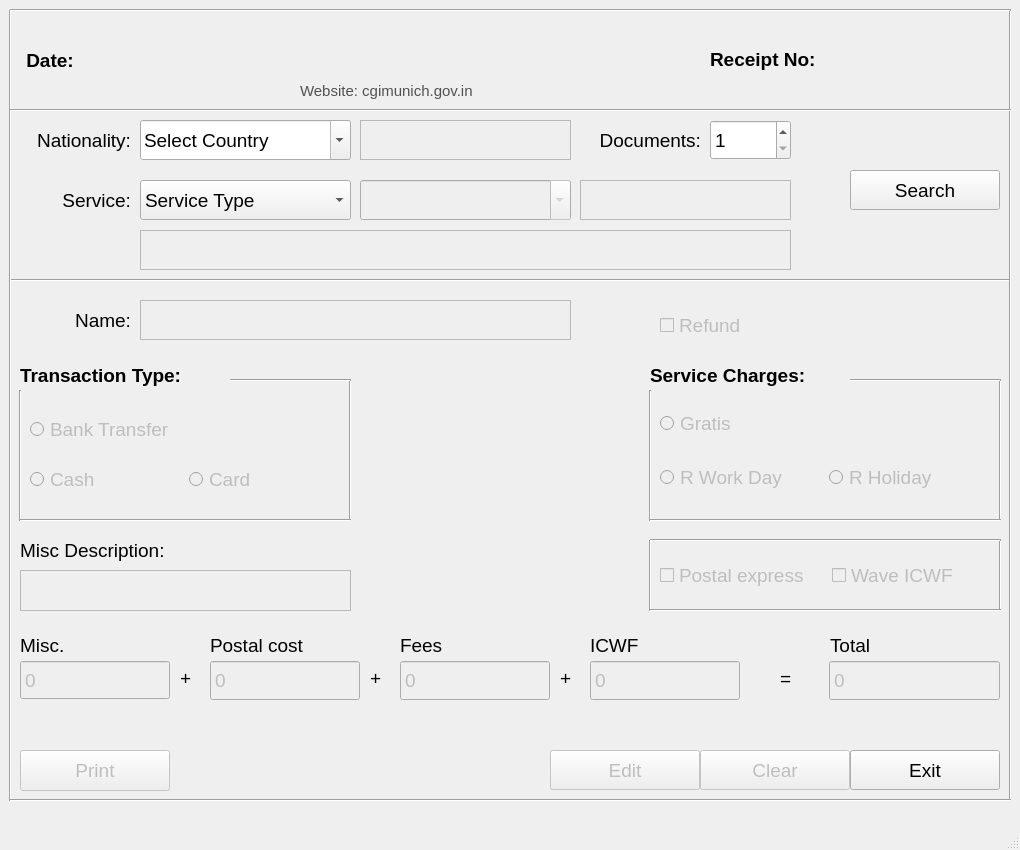
<?xml version="1.0" encoding="UTF-8"?>
<ui version="4.0">
 <class>MainWindow</class>
 <widget class="QMainWindow" name="MainWindow">
  <property name="enabled">
   <bool>true</bool>
  </property>
  <property name="geometry">
   <rect>
    <x>0</x>
    <y>0</y>
    <width>1020</width>
    <height>850</height>
   </rect>
  </property>
  <property name="sizePolicy">
   <sizepolicy hsizetype="Fixed" vsizetype="Fixed">
    <horstretch>0</horstretch>
    <verstretch>0</verstretch>
   </sizepolicy>
  </property>
  <property name="minimumSize">
   <size>
    <width>1020</width>
    <height>850</height>
   </size>
  </property>
  <property name="maximumSize">
   <size>
    <width>1020</width>
    <height>850</height>
   </size>
  </property>
  <property name="font">
   <font>
    <pointsize>14</pointsize>
   </font>
  </property>
  <property name="windowTitle">
   <string>CGI Munich</string>
  </property>
  <property name="inputMethodHints">
   <set>Qt::ImhMultiLine</set>
  </property>
  <widget class="QWidget" name="centralwidget">
   <widget class="QPushButton" name="prnt_btn">
    <property name="enabled">
     <bool>false</bool>
    </property>
    <property name="geometry">
     <rect>
      <x>20</x>
      <y>750</y>
      <width>150</width>
      <height>41</height>
     </rect>
    </property>
    <property name="sizePolicy">
     <sizepolicy hsizetype="Minimum" vsizetype="Fixed">
      <horstretch>0</horstretch>
      <verstretch>0</verstretch>
     </sizepolicy>
    </property>
    <property name="font">
     <font>
      <family>Arial</family>
      <pointsize>14</pointsize>
     </font>
    </property>
    <property name="text">
     <string>Print</string>
    </property>
   </widget>
   <widget class="QPushButton" name="save_btn">
    <property name="enabled">
     <bool>false</bool>
    </property>
    <property name="geometry">
     <rect>
      <x>550</x>
      <y>750</y>
      <width>150</width>
      <height>40</height>
     </rect>
    </property>
    <property name="sizePolicy">
     <sizepolicy hsizetype="Minimum" vsizetype="Expanding">
      <horstretch>0</horstretch>
      <verstretch>0</verstretch>
     </sizepolicy>
    </property>
    <property name="font">
     <font>
      <family>Arial</family>
      <pointsize>14</pointsize>
     </font>
    </property>
    <property name="text">
     <string>Save</string>
    </property>
   </widget>
   <widget class="QPushButton" name="clear_btn">
    <property name="enabled">
     <bool>false</bool>
    </property>
    <property name="geometry">
     <rect>
      <x>700</x>
      <y>750</y>
      <width>150</width>
      <height>40</height>
     </rect>
    </property>
    <property name="sizePolicy">
     <sizepolicy hsizetype="Minimum" vsizetype="Fixed">
      <horstretch>0</horstretch>
      <verstretch>0</verstretch>
     </sizepolicy>
    </property>
    <property name="font">
     <font>
      <family>Arial</family>
      <pointsize>14</pointsize>
     </font>
    </property>
    <property name="text">
     <string>Clear</string>
    </property>
   </widget>
   <widget class="QWidget" name="horizontalLayoutWidget_2">
    <property name="geometry">
     <rect>
      <x>710</x>
      <y>19</y>
      <width>291</width>
      <height>81</height>
     </rect>
    </property>
    <layout class="QHBoxLayout" name="horizontalLayout_2">
     <item>
      <widget class="QLabel" name="receipt_lbl">
       <property name="font">
        <font>
         <family>Arial</family>
         <pointsize>14</pointsize>
         <weight>75</weight>
         <bold>true</bold>
        </font>
       </property>
       <property name="text">
        <string>Receipt No:</string>
       </property>
      </widget>
     </item>
     <item>
      <widget class="QLabel" name="rcpt_entry">
       <property name="text">
        <string/>
       </property>
      </widget>
     </item>
    </layout>
   </widget>
   <widget class="Line" name="line">
    <property name="geometry">
     <rect>
      <x>10</x>
      <y>270</y>
      <width>1001</width>
      <height>20</height>
     </rect>
    </property>
    <property name="orientation">
     <enum>Qt::Horizontal</enum>
    </property>
   </widget>
   <widget class="Line" name="line_8">
    <property name="geometry">
     <rect>
      <x>10</x>
      <y>390</y>
      <width>20</width>
      <height>131</height>
     </rect>
    </property>
    <property name="orientation">
     <enum>Qt::Vertical</enum>
    </property>
   </widget>
   <widget class="Line" name="line_9">
    <property name="geometry">
     <rect>
      <x>340</x>
      <y>380</y>
      <width>20</width>
      <height>141</height>
     </rect>
    </property>
    <property name="orientation">
     <enum>Qt::Vertical</enum>
    </property>
   </widget>
   <widget class="Line" name="line_10">
    <property name="geometry">
     <rect>
      <x>20</x>
      <y>510</y>
      <width>331</width>
      <height>20</height>
     </rect>
    </property>
    <property name="orientation">
     <enum>Qt::Horizontal</enum>
    </property>
   </widget>
   <widget class="QLabel" name="trns_lbl">
    <property name="geometry">
     <rect>
      <x>20</x>
      <y>360</y>
      <width>211</width>
      <height>31</height>
     </rect>
    </property>
    <property name="font">
     <font>
      <family>Arial</family>
      <weight>75</weight>
      <bold>true</bold>
     </font>
    </property>
    <property name="text">
     <string>Transaction Type:</string>
    </property>
   </widget>
   <widget class="QLabel" name="srvc_chrg_lbl">
    <property name="geometry">
     <rect>
      <x>650</x>
      <y>360</y>
      <width>201</width>
      <height>31</height>
     </rect>
    </property>
    <property name="font">
     <font>
      <family>Arial</family>
      <pointsize>14</pointsize>
      <weight>75</weight>
      <bold>true</bold>
     </font>
    </property>
    <property name="text">
     <string>Service Charges:</string>
    </property>
   </widget>
   <widget class="Line" name="line_11">
    <property name="geometry">
     <rect>
      <x>230</x>
      <y>370</y>
      <width>121</width>
      <height>20</height>
     </rect>
    </property>
    <property name="orientation">
     <enum>Qt::Horizontal</enum>
    </property>
   </widget>
   <widget class="QLabel" name="name_lbl">
    <property name="geometry">
     <rect>
      <x>10</x>
      <y>300</y>
      <width>121</width>
      <height>41</height>
     </rect>
    </property>
    <property name="font">
     <font>
      <family>Arial</family>
     </font>
    </property>
    <property name="text">
     <string>Name:</string>
    </property>
    <property name="alignment">
     <set>Qt::AlignRight|Qt::AlignTrailing|Qt::AlignVCenter</set>
    </property>
   </widget>
   <widget class="QTextEdit" name="name_edt">
    <property name="enabled">
     <bool>false</bool>
    </property>
    <property name="geometry">
     <rect>
      <x>140</x>
      <y>300</y>
      <width>431</width>
      <height>40</height>
     </rect>
    </property>
    <property name="inputMethodHints">
     <set>Qt::ImhMultiLine</set>
    </property>
    <property name="verticalScrollBarPolicy">
     <enum>Qt::ScrollBarAlwaysOff</enum>
    </property>
    <property name="horizontalScrollBarPolicy">
     <enum>Qt::ScrollBarAlwaysOff</enum>
    </property>
    <property name="lineWrapMode">
     <enum>QTextEdit::NoWrap</enum>
    </property>
   </widget>
   <widget class="QLabel" name="srvc_lbl">
    <property name="geometry">
     <rect>
      <x>10</x>
      <y>180</y>
      <width>121</width>
      <height>41</height>
     </rect>
    </property>
    <property name="font">
     <font>
      <family>Arial</family>
     </font>
    </property>
    <property name="text">
     <string>Service:</string>
    </property>
    <property name="alignment">
     <set>Qt::AlignRight|Qt::AlignTrailing|Qt::AlignVCenter</set>
    </property>
   </widget>
   <widget class="QComboBox" name="srvc_cbx">
    <property name="enabled">
     <bool>false</bool>
    </property>
    <property name="geometry">
     <rect>
      <x>360</x>
      <y>180</y>
      <width>211</width>
      <height>40</height>
     </rect>
    </property>
    <property name="editable">
     <bool>true</bool>
    </property>
   </widget>
   <widget class="QLabel" name="doc_lbl">
    <property name="geometry">
     <rect>
      <x>580</x>
      <y>120</y>
      <width>121</width>
      <height>41</height>
     </rect>
    </property>
    <property name="font">
     <font>
      <family>Arial</family>
      <pointsize>14</pointsize>
     </font>
    </property>
    <property name="text">
     <string>Documents:</string>
    </property>
    <property name="alignment">
     <set>Qt::AlignRight|Qt::AlignTrailing|Qt::AlignVCenter</set>
    </property>
   </widget>
   <widget class="QLabel" name="label_3">
    <property name="geometry">
     <rect>
      <x>10</x>
      <y>120</y>
      <width>121</width>
      <height>41</height>
     </rect>
    </property>
    <property name="font">
     <font>
      <family>Arial</family>
     </font>
    </property>
    <property name="text">
     <string>Nationality:</string>
    </property>
    <property name="alignment">
     <set>Qt::AlignRight|Qt::AlignTrailing|Qt::AlignVCenter</set>
    </property>
   </widget>
   <widget class="QComboBox" name="nat_cbx">
    <property name="geometry">
     <rect>
      <x>140</x>
      <y>120</y>
      <width>211</width>
      <height>40</height>
     </rect>
    </property>
    <property name="editable">
     <bool>true</bool>
    </property>
    <item>
     <property name="text">
      <string>Select Country</string>
     </property>
    </item>
    <item>
     <property name="text">
      <string>Other</string>
     </property>
    </item>
   </widget>
   <widget class="Line" name="line_12">
    <property name="geometry">
     <rect>
      <x>990</x>
      <y>380</y>
      <width>20</width>
      <height>141</height>
     </rect>
    </property>
    <property name="orientation">
     <enum>Qt::Vertical</enum>
    </property>
   </widget>
   <widget class="Line" name="line_13">
    <property name="geometry">
     <rect>
      <x>640</x>
      <y>390</y>
      <width>20</width>
      <height>131</height>
     </rect>
    </property>
    <property name="orientation">
     <enum>Qt::Vertical</enum>
    </property>
   </widget>
   <widget class="Line" name="line_14">
    <property name="geometry">
     <rect>
      <x>650</x>
      <y>510</y>
      <width>351</width>
      <height>20</height>
     </rect>
    </property>
    <property name="orientation">
     <enum>Qt::Horizontal</enum>
    </property>
   </widget>
   <widget class="Line" name="line_15">
    <property name="geometry">
     <rect>
      <x>850</x>
      <y>370</y>
      <width>151</width>
      <height>20</height>
     </rect>
    </property>
    <property name="orientation">
     <enum>Qt::Horizontal</enum>
    </property>
   </widget>
   <widget class="Line" name="line_2">
    <property name="geometry">
     <rect>
      <x>0</x>
      <y>10</y>
      <width>20</width>
      <height>791</height>
     </rect>
    </property>
    <property name="orientation">
     <enum>Qt::Vertical</enum>
    </property>
   </widget>
   <widget class="Line" name="line_3">
    <property name="geometry">
     <rect>
      <x>1000</x>
      <y>10</y>
      <width>20</width>
      <height>791</height>
     </rect>
    </property>
    <property name="orientation">
     <enum>Qt::Vertical</enum>
    </property>
   </widget>
   <widget class="Line" name="line_4">
    <property name="geometry">
     <rect>
      <x>10</x>
      <y>790</y>
      <width>1001</width>
      <height>20</height>
     </rect>
    </property>
    <property name="orientation">
     <enum>Qt::Horizontal</enum>
    </property>
   </widget>
   <widget class="Line" name="line_16">
    <property name="geometry">
     <rect>
      <x>10</x>
      <y>0</y>
      <width>1001</width>
      <height>20</height>
     </rect>
    </property>
    <property name="orientation">
     <enum>Qt::Horizontal</enum>
    </property>
   </widget>
   <widget class="QLabel" name="total_lbl">
    <property name="geometry">
     <rect>
      <x>830</x>
      <y>630</y>
      <width>51</width>
      <height>31</height>
     </rect>
    </property>
    <property name="font">
     <font>
      <family>Arial</family>
      <pointsize>14</pointsize>
     </font>
    </property>
    <property name="text">
     <string>Total</string>
    </property>
   </widget>
   <widget class="QLabel" name="post_lbl">
    <property name="geometry">
     <rect>
      <x>210</x>
      <y>630</y>
      <width>121</width>
      <height>31</height>
     </rect>
    </property>
    <property name="font">
     <font>
      <family>Arial</family>
      <pointsize>14</pointsize>
     </font>
    </property>
    <property name="text">
     <string>Postal cost</string>
    </property>
   </widget>
   <widget class="QLabel" name="misc_lbl">
    <property name="geometry">
     <rect>
      <x>20</x>
      <y>630</y>
      <width>101</width>
      <height>31</height>
     </rect>
    </property>
    <property name="font">
     <font>
      <family>Arial</family>
      <pointsize>14</pointsize>
     </font>
    </property>
    <property name="text">
     <string>Misc.</string>
    </property>
   </widget>
   <widget class="QLabel" name="icwf_lbl">
    <property name="geometry">
     <rect>
      <x>590</x>
      <y>630</y>
      <width>101</width>
      <height>31</height>
     </rect>
    </property>
    <property name="font">
     <font>
      <family>Arial</family>
      <pointsize>14</pointsize>
     </font>
    </property>
    <property name="text">
     <string>ICWF</string>
    </property>
   </widget>
   <widget class="QLabel" name="fees_lbl">
    <property name="geometry">
     <rect>
      <x>400</x>
      <y>630</y>
      <width>101</width>
      <height>31</height>
     </rect>
    </property>
    <property name="font">
     <font>
      <family>Arial</family>
      <pointsize>14</pointsize>
     </font>
    </property>
    <property name="text">
     <string>Fees</string>
    </property>
   </widget>
   <widget class="QTextEdit" name="other_entry">
    <property name="enabled">
     <bool>false</bool>
    </property>
    <property name="geometry">
     <rect>
      <x>20</x>
      <y>570</y>
      <width>331</width>
      <height>41</height>
     </rect>
    </property>
    <property name="verticalScrollBarPolicy">
     <enum>Qt::ScrollBarAlwaysOff</enum>
    </property>
    <property name="horizontalScrollBarPolicy">
     <enum>Qt::ScrollBarAlwaysOff</enum>
    </property>
   </widget>
   <widget class="QLabel" name="other_lbl">
    <property name="geometry">
     <rect>
      <x>20</x>
      <y>530</y>
      <width>181</width>
      <height>41</height>
     </rect>
    </property>
    <property name="font">
     <font>
      <family>Arial</family>
      <pointsize>14</pointsize>
     </font>
    </property>
    <property name="text">
     <string>Misc Description:</string>
    </property>
   </widget>
   <widget class="QWidget" name="horizontalLayoutWidget">
    <property name="geometry">
     <rect>
      <x>20</x>
      <y>20</y>
      <width>186</width>
      <height>80</height>
     </rect>
    </property>
    <layout class="QHBoxLayout" name="horizontalLayout">
     <item>
      <widget class="QLabel" name="date_lbl">
       <property name="sizePolicy">
        <sizepolicy hsizetype="Preferred" vsizetype="Preferred">
         <horstretch>1</horstretch>
         <verstretch>0</verstretch>
        </sizepolicy>
       </property>
       <property name="font">
        <font>
         <family>Arial</family>
         <pointsize>14</pointsize>
         <weight>75</weight>
         <bold>true</bold>
        </font>
       </property>
       <property name="text">
        <string>Date:</string>
       </property>
       <property name="alignment">
        <set>Qt::AlignCenter</set>
       </property>
      </widget>
     </item>
     <item>
      <widget class="QLabel" name="date_entry">
       <property name="sizePolicy">
        <sizepolicy hsizetype="Preferred" vsizetype="Preferred">
         <horstretch>2</horstretch>
         <verstretch>0</verstretch>
        </sizepolicy>
       </property>
       <property name="text">
        <string/>
       </property>
       <property name="alignment">
        <set>Qt::AlignLeading|Qt::AlignLeft|Qt::AlignVCenter</set>
       </property>
      </widget>
     </item>
    </layout>
   </widget>
   <widget class="QPushButton" name="srch_btn">
    <property name="geometry">
     <rect>
      <x>850</x>
      <y>170</y>
      <width>150</width>
      <height>40</height>
     </rect>
    </property>
    <property name="font">
     <font>
      <family>Arial</family>
     </font>
    </property>
    <property name="text">
     <string>Search</string>
    </property>
   </widget>
   <widget class="Line" name="line_6">
    <property name="geometry">
     <rect>
      <x>10</x>
      <y>100</y>
      <width>1001</width>
      <height>20</height>
     </rect>
    </property>
    <property name="orientation">
     <enum>Qt::Horizontal</enum>
    </property>
   </widget>
   <widget class="QTextEdit" name="srvc_entry">
    <property name="enabled">
     <bool>false</bool>
    </property>
    <property name="geometry">
     <rect>
      <x>140</x>
      <y>230</y>
      <width>651</width>
      <height>40</height>
     </rect>
    </property>
   </widget>
   <widget class="QLabel" name="label_10">
    <property name="geometry">
     <rect>
      <x>210</x>
      <y>10</y>
      <width>501</width>
      <height>71</height>
     </rect>
    </property>
    <property name="text">
     <string>&lt;html&gt;&lt;head/&gt;&lt;body&gt;&lt;p&gt;&lt;img src=&quot;:/logo/Munich_logo.png&quot;/&gt;&lt;/p&gt;&lt;/body&gt;&lt;/html&gt;</string>
    </property>
    <property name="alignment">
     <set>Qt::AlignCenter</set>
    </property>
   </widget>
   <widget class="QWidget" name="horizontalLayoutWidget_5">
    <property name="geometry">
     <rect>
      <x>660</x>
      <y>550</y>
      <width>337</width>
      <height>51</height>
     </rect>
    </property>
    <layout class="QHBoxLayout" name="post_waveicf_layout">
     <item>
      <widget class="QCheckBox" name="pExpress_chk">
       <property name="enabled">
        <bool>false</bool>
       </property>
       <property name="font">
        <font>
         <family>Arial</family>
        </font>
       </property>
       <property name="text">
        <string>Postal express</string>
       </property>
      </widget>
     </item>
     <item>
      <widget class="QCheckBox" name="wave_chk">
       <property name="enabled">
        <bool>false</bool>
       </property>
       <property name="font">
        <font>
         <family>Arial</family>
        </font>
       </property>
       <property name="text">
        <string>Wave ICWF</string>
       </property>
      </widget>
     </item>
    </layout>
   </widget>
   <widget class="QSpinBox" name="doc_entry">
    <property name="geometry">
     <rect>
      <x>710</x>
      <y>120</y>
      <width>81</width>
      <height>40</height>
     </rect>
    </property>
    <property name="minimum">
     <number>1</number>
    </property>
    <property name="maximum">
     <number>1000</number>
    </property>
   </widget>
   <widget class="QWidget" name="gridLayoutWidget">
    <property name="geometry">
     <rect>
      <x>660</x>
      <y>390</y>
      <width>331</width>
      <height>121</height>
     </rect>
    </property>
    <layout class="QGridLayout" name="gridLayout_2">
     <item row="1" column="0">
      <widget class="QRadioButton" name="Rwrkday_rbtn">
       <property name="enabled">
        <bool>false</bool>
       </property>
       <property name="font">
        <font>
         <family>Arial</family>
        </font>
       </property>
       <property name="text">
        <string>R Work Day</string>
       </property>
      </widget>
     </item>
     <item row="0" column="0">
      <widget class="QRadioButton" name="gratis_rbtn">
       <property name="enabled">
        <bool>false</bool>
       </property>
       <property name="font">
        <font>
         <family>Arial</family>
        </font>
       </property>
       <property name="text">
        <string>Gratis</string>
       </property>
      </widget>
     </item>
     <item row="1" column="1">
      <widget class="QRadioButton" name="Rholiday_rbtn">
       <property name="enabled">
        <bool>false</bool>
       </property>
       <property name="font">
        <font>
         <family>Arial</family>
        </font>
       </property>
       <property name="text">
        <string>R Holiday</string>
       </property>
      </widget>
     </item>
    </layout>
   </widget>
   <widget class="QPushButton" name="edt_btn">
    <property name="enabled">
     <bool>false</bool>
    </property>
    <property name="geometry">
     <rect>
      <x>550</x>
      <y>750</y>
      <width>150</width>
      <height>40</height>
     </rect>
    </property>
    <property name="font">
     <font>
      <family>Arial</family>
     </font>
    </property>
    <property name="text">
     <string>Edit</string>
    </property>
   </widget>
   <widget class="Line" name="line_5">
    <property name="geometry">
     <rect>
      <x>640</x>
      <y>540</y>
      <width>20</width>
      <height>71</height>
     </rect>
    </property>
    <property name="orientation">
     <enum>Qt::Vertical</enum>
    </property>
   </widget>
   <widget class="Line" name="line_7">
    <property name="geometry">
     <rect>
      <x>990</x>
      <y>540</y>
      <width>20</width>
      <height>71</height>
     </rect>
    </property>
    <property name="orientation">
     <enum>Qt::Vertical</enum>
    </property>
   </widget>
   <widget class="Line" name="line_17">
    <property name="geometry">
     <rect>
      <x>650</x>
      <y>530</y>
      <width>351</width>
      <height>20</height>
     </rect>
    </property>
    <property name="orientation">
     <enum>Qt::Horizontal</enum>
    </property>
   </widget>
   <widget class="Line" name="line_18">
    <property name="geometry">
     <rect>
      <x>650</x>
      <y>600</y>
      <width>351</width>
      <height>20</height>
     </rect>
    </property>
    <property name="orientation">
     <enum>Qt::Horizontal</enum>
    </property>
   </widget>
   <widget class="QComboBox" name="srvt_cbx">
    <property name="geometry">
     <rect>
      <x>140</x>
      <y>180</y>
      <width>211</width>
      <height>40</height>
     </rect>
    </property>
    <property name="editable">
     <bool>false</bool>
    </property>
    <item>
     <property name="text">
      <string>Service Type</string>
     </property>
    </item>
   </widget>
   <widget class="QWidget" name="gridLayoutWidget_2">
    <property name="geometry">
     <rect>
      <x>30</x>
      <y>400</y>
      <width>311</width>
      <height>111</height>
     </rect>
    </property>
    <layout class="QGridLayout" name="gridLayout_3">
     <item row="1" column="1">
      <widget class="QRadioButton" name="card_rbtn">
       <property name="enabled">
        <bool>false</bool>
       </property>
       <property name="font">
        <font>
         <family>Arial</family>
        </font>
       </property>
       <property name="text">
        <string>Card</string>
       </property>
      </widget>
     </item>
     <item row="1" column="0">
      <widget class="QRadioButton" name="cash_rbtn">
       <property name="enabled">
        <bool>false</bool>
       </property>
       <property name="font">
        <font>
         <family>Arial</family>
        </font>
       </property>
       <property name="text">
        <string>Cash</string>
       </property>
      </widget>
     </item>
     <item row="0" column="0">
      <widget class="QRadioButton" name="bank_rbtn">
       <property name="enabled">
        <bool>false</bool>
       </property>
       <property name="font">
        <font>
         <family>Arial</family>
        </font>
       </property>
       <property name="text">
        <string>Bank Transfer</string>
       </property>
      </widget>
     </item>
    </layout>
   </widget>
   <widget class="QLabel" name="email_id">
    <property name="geometry">
     <rect>
      <x>300</x>
      <y>80</y>
      <width>211</width>
      <height>21</height>
     </rect>
    </property>
    <property name="font">
     <font>
      <family>Arial</family>
      <pointsize>11</pointsize>
     </font>
    </property>
    <property name="styleSheet">
     <string notr="true">color: rgb(81, 81, 81);</string>
    </property>
    <property name="text">
     <string>Website: cgimunich.gov.in</string>
    </property>
    <property name="alignment">
     <set>Qt::AlignLeading|Qt::AlignLeft|Qt::AlignVCenter</set>
    </property>
   </widget>
   <widget class="QSpinBox" name="misc_entry">
    <property name="enabled">
     <bool>false</bool>
    </property>
    <property name="geometry">
     <rect>
      <x>20</x>
      <y>660</y>
      <width>150</width>
      <height>40</height>
     </rect>
    </property>
    <property name="buttonSymbols">
     <enum>QAbstractSpinBox::NoButtons</enum>
    </property>
    <property name="maximum">
     <number>9999</number>
    </property>
   </widget>
   <widget class="QSpinBox" name="postal_entry">
    <property name="enabled">
     <bool>false</bool>
    </property>
    <property name="geometry">
     <rect>
      <x>210</x>
      <y>660</y>
      <width>150</width>
      <height>41</height>
     </rect>
    </property>
    <property name="buttonSymbols">
     <enum>QAbstractSpinBox::NoButtons</enum>
    </property>
    <property name="maximum">
     <number>9999</number>
    </property>
   </widget>
   <widget class="QSpinBox" name="icwf_entry">
    <property name="enabled">
     <bool>false</bool>
    </property>
    <property name="geometry">
     <rect>
      <x>590</x>
      <y>660</y>
      <width>150</width>
      <height>41</height>
     </rect>
    </property>
    <property name="buttonSymbols">
     <enum>QAbstractSpinBox::NoButtons</enum>
    </property>
    <property name="maximum">
     <number>9999</number>
    </property>
   </widget>
   <widget class="QSpinBox" name="fees_entry">
    <property name="enabled">
     <bool>false</bool>
    </property>
    <property name="geometry">
     <rect>
      <x>400</x>
      <y>660</y>
      <width>150</width>
      <height>41</height>
     </rect>
    </property>
    <property name="buttonSymbols">
     <enum>QAbstractSpinBox::NoButtons</enum>
    </property>
    <property name="maximum">
     <number>9999</number>
    </property>
   </widget>
   <widget class="QSpinBox" name="total_entry">
    <property name="enabled">
     <bool>false</bool>
    </property>
    <property name="geometry">
     <rect>
      <x>829</x>
      <y>660</y>
      <width>171</width>
      <height>41</height>
     </rect>
    </property>
    <property name="buttonSymbols">
     <enum>QAbstractSpinBox::NoButtons</enum>
    </property>
    <property name="maximum">
     <number>9999</number>
    </property>
   </widget>
   <widget class="QTextEdit" name="sp_visa_entry">
    <property name="enabled">
     <bool>false</bool>
    </property>
    <property name="geometry">
     <rect>
      <x>580</x>
      <y>180</y>
      <width>211</width>
      <height>40</height>
     </rect>
    </property>
    <property name="verticalScrollBarPolicy">
     <enum>Qt::ScrollBarAlwaysOff</enum>
    </property>
    <property name="horizontalScrollBarPolicy">
     <enum>Qt::ScrollBarAlwaysOff</enum>
    </property>
   </widget>
   <widget class="QTextEdit" name="ctry_entry">
    <property name="enabled">
     <bool>false</bool>
    </property>
    <property name="geometry">
     <rect>
      <x>360</x>
      <y>120</y>
      <width>211</width>
      <height>40</height>
     </rect>
    </property>
    <property name="verticalScrollBarPolicy">
     <enum>Qt::ScrollBarAlwaysOff</enum>
    </property>
    <property name="horizontalScrollBarPolicy">
     <enum>Qt::ScrollBarAlwaysOff</enum>
    </property>
   </widget>
   <widget class="QPushButton" name="exit_btn">
    <property name="geometry">
     <rect>
      <x>850</x>
      <y>750</y>
      <width>150</width>
      <height>40</height>
     </rect>
    </property>
    <property name="text">
     <string>Exit</string>
    </property>
   </widget>
   <widget class="QLabel" name="plus">
    <property name="geometry">
     <rect>
      <x>180</x>
      <y>670</y>
      <width>21</width>
      <height>16</height>
     </rect>
    </property>
    <property name="text">
     <string>+</string>
    </property>
   </widget>
   <widget class="QLabel" name="plus_2">
    <property name="geometry">
     <rect>
      <x>370</x>
      <y>670</y>
      <width>21</width>
      <height>16</height>
     </rect>
    </property>
    <property name="text">
     <string>+</string>
    </property>
   </widget>
   <widget class="QLabel" name="plus_3">
    <property name="geometry">
     <rect>
      <x>560</x>
      <y>670</y>
      <width>21</width>
      <height>16</height>
     </rect>
    </property>
    <property name="text">
     <string>+</string>
    </property>
   </widget>
   <widget class="QLabel" name="equal">
    <property name="geometry">
     <rect>
      <x>780</x>
      <y>670</y>
      <width>21</width>
      <height>16</height>
     </rect>
    </property>
    <property name="text">
     <string>=</string>
    </property>
   </widget>
   <widget class="QCheckBox" name="rfund_rbtn">
    <property name="enabled">
     <bool>false</bool>
    </property>
    <property name="geometry">
     <rect>
      <x>660</x>
      <y>310</y>
      <width>121</width>
      <height>30</height>
     </rect>
    </property>
    <property name="font">
     <font>
      <family>Arial</family>
     </font>
    </property>
    <property name="text">
     <string>Refund</string>
    </property>
   </widget>
  </widget>
  <widget class="QStatusBar" name="statusbar"/>
 </widget>
 <resources>
  <include location="assets/res.qrc"/>
 </resources>
 <connections/>
</ui>
